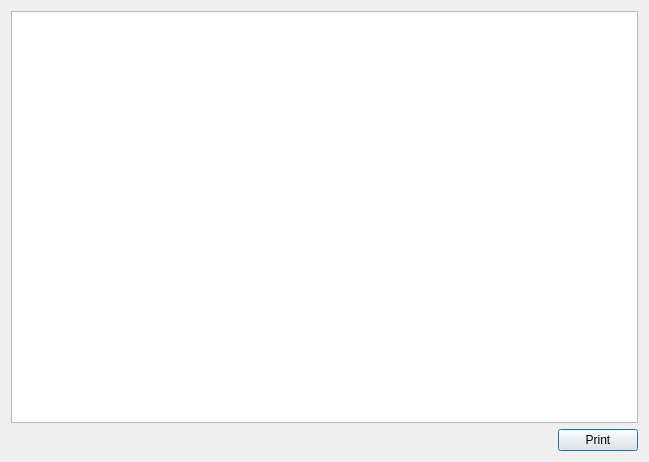
<?xml version="1.0" encoding="UTF-8"?>
<ui version="4.0">
 <class>LicenceText</class>
 <widget class="QDialog" name="LicenceText">
  <property name="geometry">
   <rect>
    <x>0</x>
    <y>0</y>
    <width>649</width>
    <height>462</height>
   </rect>
  </property>
  <property name="windowTitle">
   <string>Licence agreement</string>
  </property>
  <property name="windowIcon">
   <iconset resource="Resources.qrc">
    <normaloff>:/icons/icons/reforma1.ico</normaloff>:/icons/icons/reforma1.ico</iconset>
  </property>
  <layout class="QVBoxLayout" name="verticalLayout">
   <item>
    <widget class="QTextEdit" name="textEdit"/>
   </item>
   <item>
    <layout class="QHBoxLayout" name="horizontalLayout">
     <item>
      <spacer name="horizontalSpacer">
       <property name="orientation">
        <enum>Qt::Horizontal</enum>
       </property>
       <property name="sizeHint" stdset="0">
        <size>
         <width>40</width>
         <height>20</height>
        </size>
       </property>
      </spacer>
     </item>
     <item>
      <widget class="QPushButton" name="pushButton">
       <property name="text">
        <string>Print</string>
       </property>
      </widget>
     </item>
    </layout>
   </item>
  </layout>
 </widget>
 <resources>
  <include location="Resources.qrc"/>
 </resources>
 <connections/>
</ui>
